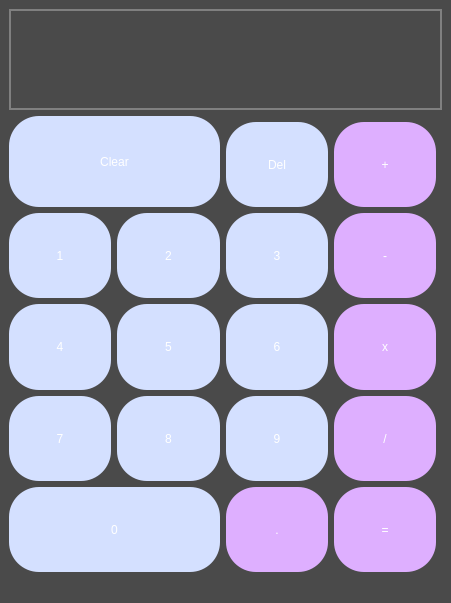
<?xml version="1.0" encoding="UTF-8"?>
<ui version="4.0">
 <class>MainWindow</class>
 <widget class="QMainWindow" name="MainWindow">
  <property name="geometry">
   <rect>
    <x>0</x>
    <y>0</y>
    <width>451</width>
    <height>603</height>
   </rect>
  </property>
  <property name="windowTitle">
   <string>Calculator</string>
  </property>
  <property name="styleSheet">
   <string notr="true">background-color:rgb(74, 74, 74);</string>
  </property>
  <widget class="QWidget" name="centralwidget">
   <layout class="QVBoxLayout" name="verticalLayout">
    <item>
     <layout class="QGridLayout" name="gridLayout">
      <item row="0" column="0" colspan="5">
       <widget class="QLabel" name="label">
        <property name="sizePolicy">
         <sizepolicy hsizetype="MinimumExpanding" vsizetype="Preferred">
          <horstretch>0</horstretch>
          <verstretch>13</verstretch>
         </sizepolicy>
        </property>
        <property name="styleSheet">
         <string notr="true">font: 75 36pt &quot;MS Shell Dlg 2&quot;;
color:rgb(0, 0, 0);
border:2px solid grey;</string>
        </property>
        <property name="text">
         <string/>
        </property>
        <property name="alignment">
         <set>Qt::AlignRight|Qt::AlignTrailing|Qt::AlignVCenter</set>
        </property>
       </widget>
      </item>
      <item row="3" column="0">
       <widget class="QPushButton" name="push_1">
        <property name="sizePolicy">
         <sizepolicy hsizetype="MinimumExpanding" vsizetype="Preferred">
          <horstretch>0</horstretch>
          <verstretch>11</verstretch>
         </sizepolicy>
        </property>
        <property name="styleSheet">
         <string notr="true">QPushButton{
color:white;
background-color:rgb(212, 224, 255);
	font: 20pt &quot;MS Shell Dlg 2&quot;;
border-radius:30px;
}

QPushButton:hover{
  color:grey;
background-color:white;
}</string>
        </property>
        <property name="text">
         <string>1</string>
        </property>
        <property name="shortcut">
         <string>1</string>
        </property>
       </widget>
      </item>
      <item row="4" column="1">
       <widget class="QPushButton" name="push_5">
        <property name="sizePolicy">
         <sizepolicy hsizetype="MinimumExpanding" vsizetype="Preferred">
          <horstretch>0</horstretch>
          <verstretch>11</verstretch>
         </sizepolicy>
        </property>
        <property name="styleSheet">
         <string notr="true">QPushButton{
color:white;
background-color:rgb(212, 224, 255);
	font: 20pt &quot;MS Shell Dlg 2&quot;;
border-radius:30px;
}

QPushButton:hover{
  color:grey;
background-color:white;
}</string>
        </property>
        <property name="text">
         <string>5</string>
        </property>
        <property name="shortcut">
         <string>5</string>
        </property>
       </widget>
      </item>
      <item row="5" column="0">
       <widget class="QPushButton" name="push_7">
        <property name="sizePolicy">
         <sizepolicy hsizetype="MinimumExpanding" vsizetype="Preferred">
          <horstretch>0</horstretch>
          <verstretch>11</verstretch>
         </sizepolicy>
        </property>
        <property name="styleSheet">
         <string notr="true">QPushButton{
color:white;
background-color:rgb(212, 224, 255);
	font: 20pt &quot;MS Shell Dlg 2&quot;;
border-radius:30px;
}

QPushButton:hover{
  color:grey;
background-color:white;
}</string>
        </property>
        <property name="text">
         <string>7</string>
        </property>
        <property name="shortcut">
         <string>7</string>
        </property>
       </widget>
      </item>
      <item row="3" column="1">
       <widget class="QPushButton" name="push_2">
        <property name="sizePolicy">
         <sizepolicy hsizetype="MinimumExpanding" vsizetype="Preferred">
          <horstretch>0</horstretch>
          <verstretch>11</verstretch>
         </sizepolicy>
        </property>
        <property name="styleSheet">
         <string notr="true">QPushButton{
color:white;
background-color:rgb(212, 224, 255);
	font: 20pt &quot;MS Shell Dlg 2&quot;;
border-radius:30px;
}

QPushButton:hover{
  color:grey;
background-color:white;
}</string>
        </property>
        <property name="text">
         <string>2</string>
        </property>
        <property name="shortcut">
         <string>2</string>
        </property>
       </widget>
      </item>
      <item row="6" column="2">
       <widget class="QPushButton" name="push_point">
        <property name="sizePolicy">
         <sizepolicy hsizetype="MinimumExpanding" vsizetype="Preferred">
          <horstretch>0</horstretch>
          <verstretch>11</verstretch>
         </sizepolicy>
        </property>
        <property name="styleSheet">
         <string notr="true">QPushButton{
color:white;
background-color:rgb(222, 175, 255);
	font: 20pt &quot;MS Shell Dlg 2&quot;;
border-radius:30px;
}

QPushButton:hover{
  color:grey;
background-color:white;
}</string>
        </property>
        <property name="text">
         <string>.</string>
        </property>
        <property name="shortcut">
         <string>.</string>
        </property>
       </widget>
      </item>
      <item row="4" column="2">
       <widget class="QPushButton" name="push_6">
        <property name="sizePolicy">
         <sizepolicy hsizetype="MinimumExpanding" vsizetype="Preferred">
          <horstretch>0</horstretch>
          <verstretch>11</verstretch>
         </sizepolicy>
        </property>
        <property name="styleSheet">
         <string notr="true">QPushButton{
color:white;
background-color:rgb(212, 224, 255);
	font: 20pt &quot;MS Shell Dlg 2&quot;;
border-radius:30px;
}

QPushButton:hover{
  color:grey;
background-color:white;
}</string>
        </property>
        <property name="text">
         <string>6</string>
        </property>
        <property name="shortcut">
         <string>6</string>
        </property>
       </widget>
      </item>
      <item row="3" column="3">
       <widget class="QPushButton" name="push_minus">
        <property name="sizePolicy">
         <sizepolicy hsizetype="MinimumExpanding" vsizetype="Preferred">
          <horstretch>0</horstretch>
          <verstretch>11</verstretch>
         </sizepolicy>
        </property>
        <property name="styleSheet">
         <string notr="true">QPushButton{
color:white;
background-color:rgb(222, 175, 255);
	font: 20pt &quot;MS Shell Dlg 2&quot;;
border-radius:30px;
}

QPushButton:hover{
  color:grey;
background-color:white;
}</string>
        </property>
        <property name="text">
         <string>-</string>
        </property>
        <property name="shortcut">
         <string>-</string>
        </property>
       </widget>
      </item>
      <item row="3" column="2">
       <widget class="QPushButton" name="push_3">
        <property name="sizePolicy">
         <sizepolicy hsizetype="MinimumExpanding" vsizetype="Preferred">
          <horstretch>0</horstretch>
          <verstretch>11</verstretch>
         </sizepolicy>
        </property>
        <property name="styleSheet">
         <string notr="true">QPushButton{
color:white;
background-color:rgb(212, 224, 255);
	font: 20pt &quot;MS Shell Dlg 2&quot;;
border-radius:30px;
}

QPushButton:hover{
  color:grey;
background-color:white;
}</string>
        </property>
        <property name="text">
         <string>3</string>
        </property>
        <property name="shortcut">
         <string>3</string>
        </property>
       </widget>
      </item>
      <item row="6" column="3">
       <widget class="QPushButton" name="pushButton_15">
        <property name="sizePolicy">
         <sizepolicy hsizetype="MinimumExpanding" vsizetype="Preferred">
          <horstretch>0</horstretch>
          <verstretch>11</verstretch>
         </sizepolicy>
        </property>
        <property name="styleSheet">
         <string notr="true">QPushButton{
color:white;
background-color:rgb(222, 175, 255);
	font: 20pt &quot;MS Shell Dlg 2&quot;;
border-radius:30px;
}

QPushButton:hover{
  color:grey;
background-color:white;
}</string>
        </property>
        <property name="text">
         <string>=</string>
        </property>
        <property name="shortcut">
         <string>=</string>
        </property>
       </widget>
      </item>
      <item row="5" column="2">
       <widget class="QPushButton" name="push_9">
        <property name="sizePolicy">
         <sizepolicy hsizetype="MinimumExpanding" vsizetype="Preferred">
          <horstretch>0</horstretch>
          <verstretch>11</verstretch>
         </sizepolicy>
        </property>
        <property name="styleSheet">
         <string notr="true">QPushButton{
color:white;
background-color:rgb(212, 224, 255);
	font: 20pt &quot;MS Shell Dlg 2&quot;;
border-radius:30px;
}

QPushButton:hover{
  color:grey;
background-color:white;
}</string>
        </property>
        <property name="text">
         <string>9</string>
        </property>
       </widget>
      </item>
      <item row="2" column="3">
       <widget class="QPushButton" name="push_add">
        <property name="sizePolicy">
         <sizepolicy hsizetype="MinimumExpanding" vsizetype="Preferred">
          <horstretch>0</horstretch>
          <verstretch>11</verstretch>
         </sizepolicy>
        </property>
        <property name="styleSheet">
         <string notr="true">QPushButton{
color:white;
background-color:rgb(222, 175, 255);
	font: 20pt &quot;MS Shell Dlg 2&quot;;
border-radius:30px;
}

QPushButton:hover{
  color:grey;
background-color:white;
}</string>
        </property>
        <property name="text">
         <string>+</string>
        </property>
        <property name="shortcut">
         <string>+</string>
        </property>
       </widget>
      </item>
      <item row="2" column="2">
       <widget class="QPushButton" name="push_del">
        <property name="sizePolicy">
         <sizepolicy hsizetype="MinimumExpanding" vsizetype="Preferred">
          <horstretch>0</horstretch>
          <verstretch>11</verstretch>
         </sizepolicy>
        </property>
        <property name="styleSheet">
         <string notr="true">QPushButton{
color:white;
background-color:rgb(212, 224, 255);
	font: 20pt &quot;MS Shell Dlg 2&quot;;
border-radius:30px;
}

QPushButton:hover{
  color:grey;
background-color:white;
}</string>
        </property>
        <property name="text">
         <string>Del</string>
        </property>
        <property name="shortcut">
         <string>Del</string>
        </property>
       </widget>
      </item>
      <item row="5" column="3">
       <widget class="QPushButton" name="push_div">
        <property name="sizePolicy">
         <sizepolicy hsizetype="MinimumExpanding" vsizetype="Preferred">
          <horstretch>0</horstretch>
          <verstretch>11</verstretch>
         </sizepolicy>
        </property>
        <property name="styleSheet">
         <string notr="true">QPushButton{
color:white;
background-color:rgb(222, 175, 255);
	font: 20pt &quot;MS Shell Dlg 2&quot;;
border-radius:30px;
}

QPushButton:hover{
  color:grey;
background-color:white;
}</string>
        </property>
        <property name="text">
         <string>/</string>
        </property>
        <property name="shortcut">
         <string>/</string>
        </property>
       </widget>
      </item>
      <item row="4" column="0">
       <widget class="QPushButton" name="push_4">
        <property name="sizePolicy">
         <sizepolicy hsizetype="MinimumExpanding" vsizetype="Preferred">
          <horstretch>0</horstretch>
          <verstretch>11</verstretch>
         </sizepolicy>
        </property>
        <property name="styleSheet">
         <string notr="true">QPushButton{
color:white;
background-color:rgb(212, 224, 255);
	font: 20pt &quot;MS Shell Dlg 2&quot;;
border-radius:30px;
}

QPushButton:hover{
  color:grey;
background-color:white;
}</string>
        </property>
        <property name="text">
         <string>4</string>
        </property>
        <property name="shortcut">
         <string>4</string>
        </property>
       </widget>
      </item>
      <item row="5" column="1">
       <widget class="QPushButton" name="push_8">
        <property name="sizePolicy">
         <sizepolicy hsizetype="MinimumExpanding" vsizetype="Preferred">
          <horstretch>0</horstretch>
          <verstretch>11</verstretch>
         </sizepolicy>
        </property>
        <property name="styleSheet">
         <string notr="true">QPushButton{
color:white;
background-color:rgb(212, 224, 255);
	font: 20pt &quot;MS Shell Dlg 2&quot;;
border-radius:30px;
}

QPushButton:hover{
  color:grey;
background-color:white;
}</string>
        </property>
        <property name="text">
         <string>8</string>
        </property>
       </widget>
      </item>
      <item row="4" column="3">
       <widget class="QPushButton" name="push_mul">
        <property name="sizePolicy">
         <sizepolicy hsizetype="MinimumExpanding" vsizetype="Preferred">
          <horstretch>0</horstretch>
          <verstretch>11</verstretch>
         </sizepolicy>
        </property>
        <property name="styleSheet">
         <string notr="true">QPushButton{
color:white;
background-color:rgb(222, 175, 255);
	font: 20pt &quot;MS Shell Dlg 2&quot;;
border-radius:30px;
}

QPushButton:hover{
  color:grey;
background-color:white;
}</string>
        </property>
        <property name="text">
         <string>x</string>
        </property>
        <property name="shortcut">
         <string>*</string>
        </property>
       </widget>
      </item>
      <item row="6" column="0" colspan="2">
       <widget class="QPushButton" name="push_0">
        <property name="sizePolicy">
         <sizepolicy hsizetype="MinimumExpanding" vsizetype="Preferred">
          <horstretch>0</horstretch>
          <verstretch>11</verstretch>
         </sizepolicy>
        </property>
        <property name="styleSheet">
         <string notr="true">QPushButton{
color:white;
background-color:rgb(212, 224, 255);
	font: 20pt &quot;MS Shell Dlg 2&quot;;
border-radius:30px;
}

QPushButton:hover{
  color:grey;
background-color:white;
}</string>
        </property>
        <property name="text">
         <string>0</string>
        </property>
        <property name="shortcut">
         <string>0</string>
        </property>
       </widget>
      </item>
      <item row="1" column="0" rowspan="2" colspan="2">
       <widget class="QPushButton" name="push_clear">
        <property name="enabled">
         <bool>true</bool>
        </property>
        <property name="sizePolicy">
         <sizepolicy hsizetype="MinimumExpanding" vsizetype="Preferred">
          <horstretch>0</horstretch>
          <verstretch>0</verstretch>
         </sizepolicy>
        </property>
        <property name="styleSheet">
         <string notr="true">QPushButton{
color:white;
background-color:rgb(212, 224, 255);
	font: 20pt &quot;MS Shell Dlg 2&quot;;
border-radius:30px;
}

QPushButton:hover{
  color:grey;
background-color:white;
}

</string>
        </property>
        <property name="text">
         <string>Clear</string>
        </property>
        <property name="shortcut">
         <string>Backspace</string>
        </property>
       </widget>
      </item>
     </layout>
    </item>
   </layout>
  </widget>
  <widget class="QStatusBar" name="statusbar"/>
 </widget>
 <resources/>
 <connections/>
</ui>
